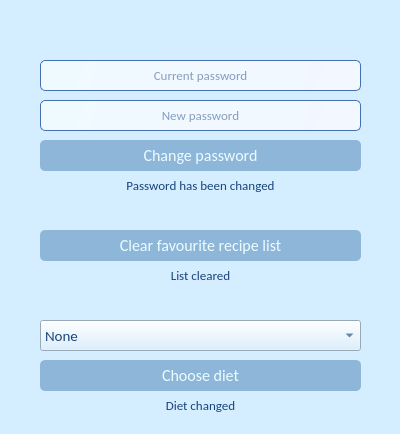
<?xml version="1.0" encoding="UTF-8"?>
<ui version="4.0">
 <class>Form</class>
 <widget class="QWidget" name="Form">
  <property name="geometry">
   <rect>
    <x>0</x>
    <y>0</y>
    <width>400</width>
    <height>434</height>
   </rect>
  </property>
  <property name="windowTitle">
   <string>Edit profile</string>
  </property>
  <property name="styleSheet">
   <string notr="true">background-color: rgb(212, 237, 255);
color: rgb(25, 68, 124);
</string>
  </property>
  <widget class="QLineEdit" name="current_pass">
   <property name="geometry">
    <rect>
     <x>40</x>
     <y>60</y>
     <width>321</width>
     <height>31</height>
    </rect>
   </property>
   <property name="sizePolicy">
    <sizepolicy hsizetype="Expanding" vsizetype="Expanding">
     <horstretch>0</horstretch>
     <verstretch>0</verstretch>
    </sizepolicy>
   </property>
   <property name="baseSize">
    <size>
     <width>0</width>
     <height>0</height>
    </size>
   </property>
   <property name="font">
    <font>
     <family>Calibri</family>
     <pointsize>10</pointsize>
    </font>
   </property>
   <property name="toolTipDuration">
    <number>0</number>
   </property>
   <property name="layoutDirection">
    <enum>Qt::LeftToRight</enum>
   </property>
   <property name="autoFillBackground">
    <bool>false</bool>
   </property>
   <property name="styleSheet">
    <string notr="true">background-color: qlineargradient(spread:pad, x1:0, y1:0.477, x2:1, y2:0.511, stop:0 rgb(239, 250, 255), stop:1 rgb(243, 247, 255));
border: 1px solid rgb(69, 111, 179);
border-radius: 5px;


</string>
   </property>
   <property name="text">
    <string/>
   </property>
   <property name="frame">
    <bool>false</bool>
   </property>
   <property name="echoMode">
    <enum>QLineEdit::Password</enum>
   </property>
   <property name="cursorPosition">
    <number>0</number>
   </property>
   <property name="alignment">
    <set>Qt::AlignCenter</set>
   </property>
   <property name="dragEnabled">
    <bool>false</bool>
   </property>
   <property name="placeholderText">
    <string>Current password</string>
   </property>
   <property name="clearButtonEnabled">
    <bool>true</bool>
   </property>
  </widget>
  <widget class="QPushButton" name="change_pass_button">
   <property name="geometry">
    <rect>
     <x>40</x>
     <y>140</y>
     <width>321</width>
     <height>31</height>
    </rect>
   </property>
   <property name="font">
    <font>
     <family>Calibri</family>
     <pointsize>12</pointsize>
    </font>
   </property>
   <property name="cursor">
    <cursorShape>PointingHandCursor</cursorShape>
   </property>
   <property name="acceptDrops">
    <bool>false</bool>
   </property>
   <property name="styleSheet">
    <string notr="true">border-radius: 5px;
background-color: rgb(141, 182, 217);
color: rgb(237, 252, 255)</string>
   </property>
   <property name="text">
    <string>Change password</string>
   </property>
   <property name="autoRepeat">
    <bool>false</bool>
   </property>
   <property name="autoDefault">
    <bool>false</bool>
   </property>
   <property name="default">
    <bool>false</bool>
   </property>
   <property name="flat">
    <bool>false</bool>
   </property>
  </widget>
  <widget class="QLineEdit" name="new_pass">
   <property name="geometry">
    <rect>
     <x>40</x>
     <y>100</y>
     <width>321</width>
     <height>31</height>
    </rect>
   </property>
   <property name="sizePolicy">
    <sizepolicy hsizetype="Expanding" vsizetype="Expanding">
     <horstretch>0</horstretch>
     <verstretch>0</verstretch>
    </sizepolicy>
   </property>
   <property name="baseSize">
    <size>
     <width>0</width>
     <height>0</height>
    </size>
   </property>
   <property name="font">
    <font>
     <family>Calibri</family>
     <pointsize>10</pointsize>
    </font>
   </property>
   <property name="toolTipDuration">
    <number>0</number>
   </property>
   <property name="layoutDirection">
    <enum>Qt::LeftToRight</enum>
   </property>
   <property name="autoFillBackground">
    <bool>false</bool>
   </property>
   <property name="styleSheet">
    <string notr="true">background-color: qlineargradient(spread:pad, x1:0, y1:0.477, x2:1, y2:0.511, stop:0 rgb(239, 250, 255), stop:1 rgb(243, 247, 255));
border: 1px solid rgb(69, 111, 179);
border-radius: 5px;


</string>
   </property>
   <property name="text">
    <string/>
   </property>
   <property name="frame">
    <bool>false</bool>
   </property>
   <property name="echoMode">
    <enum>QLineEdit::Password</enum>
   </property>
   <property name="cursorPosition">
    <number>0</number>
   </property>
   <property name="alignment">
    <set>Qt::AlignCenter</set>
   </property>
   <property name="dragEnabled">
    <bool>false</bool>
   </property>
   <property name="placeholderText">
    <string>New password</string>
   </property>
   <property name="clearButtonEnabled">
    <bool>true</bool>
   </property>
  </widget>
  <widget class="QComboBox" name="diet_list">
   <property name="geometry">
    <rect>
     <x>40</x>
     <y>320</y>
     <width>321</width>
     <height>31</height>
    </rect>
   </property>
   <property name="font">
    <font>
     <family>Calibri</family>
     <pointsize>11</pointsize>
    </font>
   </property>
   <item>
    <property name="text">
     <string>None</string>
    </property>
   </item>
   <item>
    <property name="text">
     <string>Vegan</string>
    </property>
   </item>
   <item>
    <property name="text">
     <string>Vegetarian</string>
    </property>
   </item>
  </widget>
  <widget class="QPushButton" name="choose_diet_button">
   <property name="geometry">
    <rect>
     <x>40</x>
     <y>360</y>
     <width>321</width>
     <height>31</height>
    </rect>
   </property>
   <property name="font">
    <font>
     <family>Calibri</family>
     <pointsize>12</pointsize>
    </font>
   </property>
   <property name="cursor">
    <cursorShape>PointingHandCursor</cursorShape>
   </property>
   <property name="acceptDrops">
    <bool>false</bool>
   </property>
   <property name="styleSheet">
    <string notr="true">border-radius: 5px;
background-color: rgb(141, 182, 217);
color: rgb(237, 252, 255)</string>
   </property>
   <property name="text">
    <string>Choose diet</string>
   </property>
   <property name="autoRepeat">
    <bool>false</bool>
   </property>
   <property name="autoDefault">
    <bool>false</bool>
   </property>
   <property name="default">
    <bool>false</bool>
   </property>
   <property name="flat">
    <bool>false</bool>
   </property>
  </widget>
  <widget class="QPushButton" name="claer_fav_button">
   <property name="geometry">
    <rect>
     <x>40</x>
     <y>230</y>
     <width>321</width>
     <height>31</height>
    </rect>
   </property>
   <property name="font">
    <font>
     <family>Calibri</family>
     <pointsize>12</pointsize>
    </font>
   </property>
   <property name="cursor">
    <cursorShape>PointingHandCursor</cursorShape>
   </property>
   <property name="acceptDrops">
    <bool>false</bool>
   </property>
   <property name="styleSheet">
    <string notr="true">border-radius: 5px;
background-color: rgb(141, 182, 217);
color: rgb(237, 252, 255)</string>
   </property>
   <property name="text">
    <string>Clear favourite recipe list</string>
   </property>
   <property name="autoRepeat">
    <bool>false</bool>
   </property>
   <property name="autoDefault">
    <bool>false</bool>
   </property>
   <property name="default">
    <bool>false</bool>
   </property>
   <property name="flat">
    <bool>false</bool>
   </property>
  </widget>
  <widget class="QLabel" name="pass_change_info_label">
   <property name="geometry">
    <rect>
     <x>40</x>
     <y>170</y>
     <width>321</width>
     <height>31</height>
    </rect>
   </property>
   <property name="sizePolicy">
    <sizepolicy hsizetype="Expanding" vsizetype="Expanding">
     <horstretch>0</horstretch>
     <verstretch>0</verstretch>
    </sizepolicy>
   </property>
   <property name="font">
    <font>
     <family>Calibri</family>
     <pointsize>10</pointsize>
    </font>
   </property>
   <property name="frameShadow">
    <enum>QFrame::Plain</enum>
   </property>
   <property name="text">
    <string>Password has been changed</string>
   </property>
   <property name="scaledContents">
    <bool>true</bool>
   </property>
   <property name="alignment">
    <set>Qt::AlignCenter</set>
   </property>
  </widget>
  <widget class="QLabel" name="cleared_list_label">
   <property name="geometry">
    <rect>
     <x>40</x>
     <y>260</y>
     <width>321</width>
     <height>31</height>
    </rect>
   </property>
   <property name="sizePolicy">
    <sizepolicy hsizetype="Expanding" vsizetype="Expanding">
     <horstretch>0</horstretch>
     <verstretch>0</verstretch>
    </sizepolicy>
   </property>
   <property name="font">
    <font>
     <family>Calibri</family>
     <pointsize>10</pointsize>
    </font>
   </property>
   <property name="frameShadow">
    <enum>QFrame::Plain</enum>
   </property>
   <property name="text">
    <string>List cleared</string>
   </property>
   <property name="scaledContents">
    <bool>true</bool>
   </property>
   <property name="alignment">
    <set>Qt::AlignCenter</set>
   </property>
  </widget>
  <widget class="QLabel" name="changed_diet_label">
   <property name="geometry">
    <rect>
     <x>40</x>
     <y>390</y>
     <width>321</width>
     <height>31</height>
    </rect>
   </property>
   <property name="sizePolicy">
    <sizepolicy hsizetype="Expanding" vsizetype="Expanding">
     <horstretch>0</horstretch>
     <verstretch>0</verstretch>
    </sizepolicy>
   </property>
   <property name="font">
    <font>
     <family>Calibri</family>
     <pointsize>10</pointsize>
    </font>
   </property>
   <property name="frameShadow">
    <enum>QFrame::Plain</enum>
   </property>
   <property name="text">
    <string>Diet changed</string>
   </property>
   <property name="scaledContents">
    <bool>true</bool>
   </property>
   <property name="alignment">
    <set>Qt::AlignCenter</set>
   </property>
  </widget>
  <zorder>changed_diet_label</zorder>
  <zorder>cleared_list_label</zorder>
  <zorder>pass_change_info_label</zorder>
  <zorder>current_pass</zorder>
  <zorder>change_pass_button</zorder>
  <zorder>new_pass</zorder>
  <zorder>diet_list</zorder>
  <zorder>choose_diet_button</zorder>
  <zorder>claer_fav_button</zorder>
 </widget>
 <resources/>
 <connections/>
</ui>
